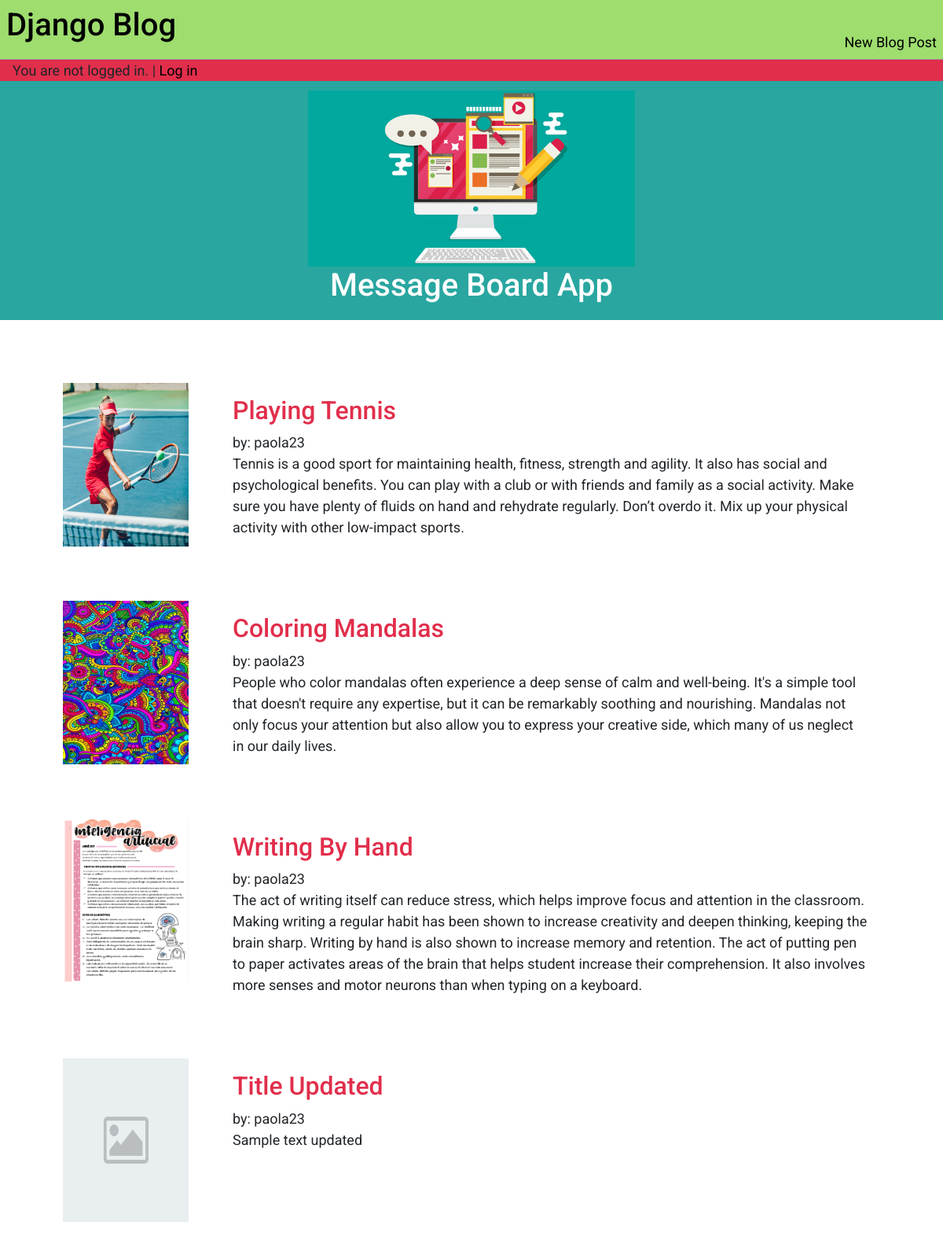
The page / on the database its author committed.
### blog/models.py (models this page shows, shortened)
class Post(models.Model):
    title = models.CharField(max_length=200)
    author = models.ForeignKey('auth.User', on_delete=models.CASCADE)
    body = models.TextField()

### blog/views.py (the view)
# urls.py: path('', BlogListView.as_view(), name='home'),
class BlogListView(ListView):
    model = Post
    template_name = "home.html"
    context_object_name ="all_posts_list"

### templates/home.html (shortened to what this page needs)
{% extends "base.html" %}
{% load static %}
{% block content %}
    {% for post in all_posts_list %}
    <div class="parent">
        <div class="content">
    <div class="post-entry">
        <h2>
            <a href="{% url 'post_detail' post.pk %}">{{ post.title }}</a>
        </h2>
        <p>by: {{ post.author }}</p>
        <p>{{ post.body }}</p>
    </div>
        </div>
        <div class="left-img">
            {% if post.title == "Coloring Mandalas" %}
                <img class="icon" src="{% static 'images/coloringMandalas.jpg' %}"  alt="Coloring Mandalas image" />
            {% elif post.title == "Playing Tennis" %}
                <img class="icon" src="{% static 'images/playingTennis.jpg' %}"  alt="Playing Tennis image" />
            {% elif post.title == "Writing By Hand" %}
                <img class="icon" src="{% static 'images/writingByHand.png' %}"  alt="Writing By Hand image" />
            {% else %}
                <img class="icon" src="{% static 'images/img.png' %}"  alt="Unknow image" />
            {% endif %}
        </div>
    </div>
    {% endfor %}
{% endblock content %}

### static/css/base.css (style rules this page uses)
* { box-sizing: border-box; }
body { font-size: 18px; font-family: 'Roboto', sans-serif; }
.post-entry { margin-left: 6rem; margin-right: 6rem; margin-top: 6rem; }
.post-entry h2 { margin: 0.5rem 0; }
.post-entry h2 a, .post-entry h2 a:visited { color: #E12E4B; text-decoration: none; }
.post-entry p { margin: 0; font-weight: 400; }

### static/css/home.css (style rules this page uses)
.parent { padding-left:200px; width:100%; }
.content { position:relative; float:left; width:100%; }
.left-img { position:relative; float:left; width:200px; right:200px; margin-left:-100%; }
.icon { width: 10rem; height:13rem; margin: 5rem; }

### rows shown on the page
Post: title "Playing Tennis", author "paola23", body "Tennis is a good sport for maintaining health, fitness, strength and agility. It also has social and psychological benefits. You can play with a club or with friends and family as a social activity. Make sure you have plenty of fluids on hand and rehydrate regularly. Don’t overdo it. Mix up your physical activity with other low-impact sports."
Post: title "Coloring Mandalas", author "paola23", body "People who color mandalas often experience a deep sense of calm and well-being. It's a simple tool that doesn't require any expertise, but it can be remarkably soothing and nourishing. Mandalas not only focus your attention but also allow you to express your creative side, which many of us neglect in our daily lives."
Post: title "Writing By Hand", author "paola23", body "The act of writing itself can reduce stress, which helps improve focus and attention in the classroom. Making writing a regular habit has been shown to increase creativity and deepen thinking, keeping the brain sharp. Writing by hand is also shown to increase memory and retention. The act of putting pen to paper activates areas of the brain that helps student increase their comprehension. It also involves more senses and motor neurons than when typing on a keyboard."
Post: title "Title Updated", author "paola23", body "Sample text updated"
